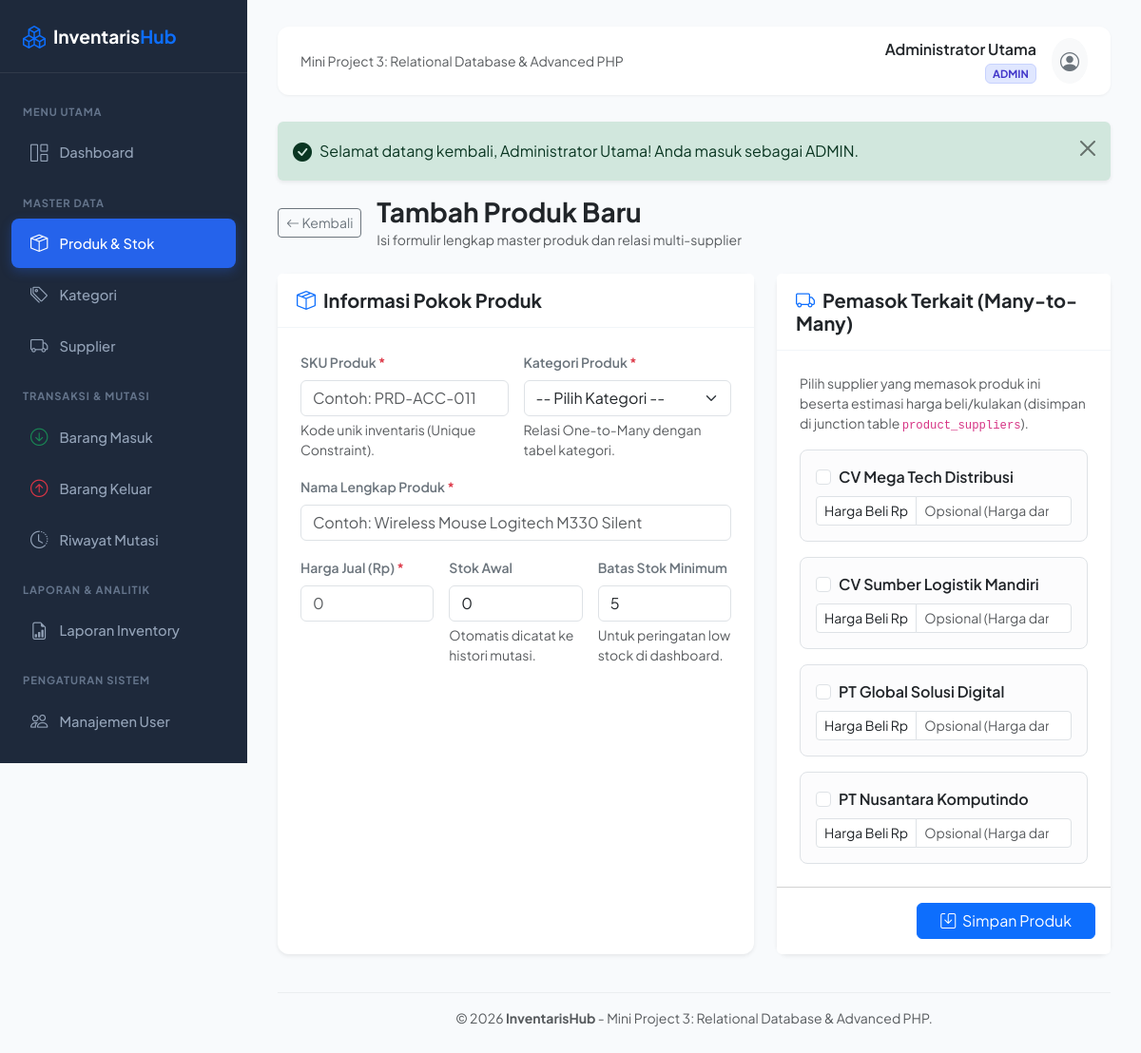
The page /products/create.php (signed in) on the database its author committed.
### tables this page shows
CREATE TABLE `suppliers` (
    `id` INT PRIMARY KEY AUTO_INCREMENT,
    `name` VARCHAR(150) NOT NULL,
    `contact_name` VARCHAR(100) NULL,
    `phone` VARCHAR(20) NULL,
    `email` VARCHAR(100) NULL,
    `address` TEXT NULL,
    `created_at` TIMESTAMP DEFAULT CURRENT_TIMESTAMP
);

### helpers/escape.php (called while the page is built, shortened)
<?php
if (!function_exists('e')) {
    function e($value): string {
        return htmlspecialchars((string)$value, ENT_QUOTES, 'UTF-8');
    }
}

### public/products/create.php (the view, shortened to what this page needs)
<?php
require_once __DIR__ . '/../../config/database.php';
require_once __DIR__ . '/../../helpers/escape.php';
$sku          = '';
$name         = '';
$price        = '';
$initialStock = 0;
$minStock     = 5;
$suppliers  = $pdo->query("SELECT id, name FROM suppliers ORDER BY name ASC")->fetchAll();
require_once __DIR__ . '/../../views/header.php';
?>
<div class="row mb-4">
    <div class="col-12">
        <div class="d-flex align-items-center">
            <a href="index.php" class="btn btn-outline-secondary btn-sm me-3">
                <i class="bi bi-arrow-left"></i> Kembali
            </a>
            <div>
                <h3 class="fw-bold text-dark mb-0">Tambah Produk Baru</h3>
                <small class="text-muted">Isi formulir lengkap master produk dan relasi multi-supplier</small>
            </div>
        </div>
    </div>
</div>
<form method="POST" action="create.php">
    <div class="row g-4">
        <div class="col-lg-7">
            <div class="card shadow-sm h-100">
                <div class="card-header bg-white py-3">
                    <h5 class="card-title mb-0 fw-bold"><i class="bi bi-box-seam text-primary me-2"></i>Informasi Pokok Produk</h5>
                </div>
                <div class="card-body p-4">
                    <div class="row g-3">
                        <div class="col-md-6">
                            <label class="form-label fw-semibold text-secondary small">SKU Produk <span class="text-danger">*</span></label>
                            <input type="text" name="sku" class="form-control" value="<?= e($sku) ?>" placeholder="Contoh: PRD-ACC-011" required>
                            <div class="form-text">Kode unik inventaris (Unique Constraint).</div>
                        </div>
                        <div class="col-md-6">
                            <label class="form-label fw-semibold text-secondary small">Kategori Produk <span class="text-danger">*</span></label>
                            <select name="category_id" class="form-select" required>
                                <option value="">-- Pilih Kategori --</option>
                            </select>
                            <div class="form-text">Relasi One-to-Many dengan tabel kategori.</div>
                        </div>
                        <div class="col-12">
                            <label class="form-label fw-semibold text-secondary small">Nama Lengkap Produk <span class="text-danger">*</span></label>
                            <input type="text" name="name" class="form-control" value="<?= e($name) ?>" placeholder="Contoh: Wireless Mouse Logitech M330 Silent" required>
                        </div>
                        <div class="col-md-4">
                            <label class="form-label fw-semibold text-secondary small">Harga Jual (Rp) <span class="text-danger">*</span></label>
                            <input type="number" step="1000" min="0" name="price" class="form-control" value="<?= e($price) ?>" placeholder="0" required>
                        </div>
                        <div class="col-md-4">
                            <label class="form-label fw-semibold text-secondary small">Stok Awal</label>
                            <input type="number" min="0" name="initial_stock" class="form-control" value="<?= e($initialStock) ?>">
                            <div class="form-text">Otomatis dicatat ke histori mutasi.</div>
                        </div>
                        <div class="col-md-4">
                            <label class="form-label fw-semibold text-secondary small">Batas Stok Minimum</label>
                            <input type="number" min="0" name="minimum_stock" class="form-control" value="<?= e($minStock) ?>">
                            <div class="form-text">Untuk peringatan low stock di dashboard.</div>
                        </div>
                    </div>
                </div>
            </div>
        </div>
        <div class="col-lg-5">
            <div class="card shadow-sm h-100">
                <div class="card-header bg-white py-3">
                    <h5 class="card-title mb-0 fw-bold"><i class="bi bi-truck text-primary me-2"></i>Pemasok Terkait (Many-to-Many)</h5>
                </div>
                <div class="card-body p-4">
                    <p class="small text-muted mb-3">
                        Pilih supplier yang memasok produk ini beserta estimasi harga beli/kulakan (disimpan di junction table <code>product_suppliers</code>).
                    </p>
                    <?php if (empty($suppliers)): ?>
                        <div class="alert alert-warning small">Belum ada data supplier. Tambahkan supplier di menu Supplier terlebih dahulu.</div>
                    <?php else: ?>
                        <div class="d-flex flex-column gap-3">
                            <?php foreach ($suppliers as $sup): ?>
                                <div class="p-3 border rounded-3 bg-light-subtle">
                                    <div class="form-check mb-2">
                                        <input class="form-check-input" type="checkbox" name="suppliers[]" value="<?= $sup['id'] ?>" id="sup_<?= $sup['id'] ?>">
                                        <label class="form-check-label fw-semibold text-dark" for="sup_<?= $sup['id'] ?>">
                                            <?= e($sup['name']) ?>
                                        </label>
                                    </div>
                                    <div class="input-group input-group-sm">
                                        <span class="input-group-text bg-white">Harga Beli Rp</span>
                                        <input type="number" step="500" min="0" name="supplier_prices[<?= $sup['id'] ?>]" class="form-control" placeholder="Opsional (Harga dari Supplier)">
                                    </div>
                                </div>
                            <?php endforeach; ?>
                        </div>
                    <?php endif; ?>
                </div>
                <div class="card-footer bg-white p-3 text-end">
                    <button type="submit" class="btn btn-primary px-4">
                        <i class="bi bi-save me-1"></i> Simpan Produk
                    </button>
                </div>
            </div>
        </div>
    </div>
</form>
<?php require_once __DIR__ . '/../../views/footer.php'; ?>

### views/header.php (style rules this page uses)
:root { --bs-body-font-family: 'Plus Jakarta Sans', system-ui, -apple-system, sans-serif; --brand-primary: #3b82f6; --brand-dark: #0f172a; --sidebar-bg: #1e293b; --sidebar-hover: #334155; --sidebar-active: #2563eb; }
body { background-color: #f8fafc; color: #334155; }
.card { border: none; border-radius: 12px; box-shadow: 0 1px 3px rgba(0,0,0,0.05); }
.card-header { background-color: #ffffff; border-bottom: 1px solid #f1f5f9; font-weight: 600; padding: 1rem 1.25rem; }

### rows shown on the page
suppliers: name "CV Mega Tech Distribusi"
suppliers: name "CV Sumber Logistik Mandiri"
suppliers: name "PT Global Solusi Digital"
suppliers: name "PT Nusantara Komputindo"

### other values the page prints
$currentUser['full_name'] "Administrator Utama"
$currentUser['role'] "ADMIN"
$flash['message'] "Selamat datang kembali, Administrator Utama! Anda masuk sebagai ADMIN."
